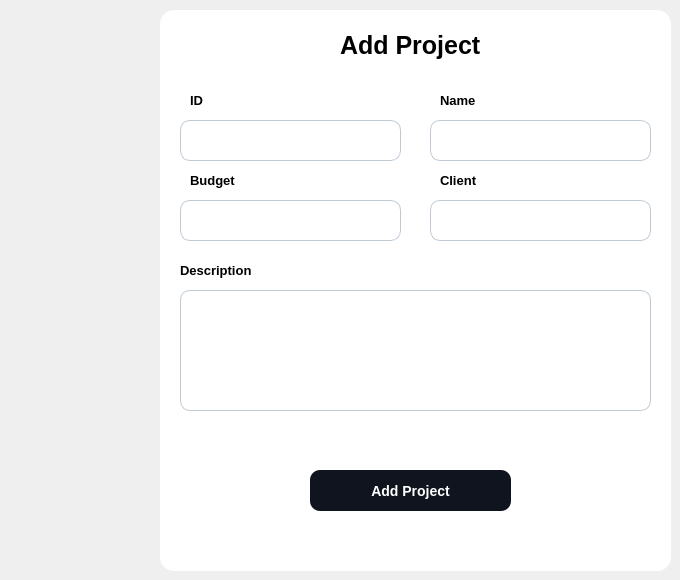
              <widget class="QWidget" name="page_10">
               <widget class="QGroupBox" name="groupBox_2">
                <property name="geometry">
                 <rect>
                  <x>160</x>
                  <y>10</y>
                  <width>511</width>
                  <height>561</height>
                 </rect>
                </property>
                <property name="styleSheet">
                 <string notr="true">background-color :white ; 
border-radius :14px ; 
border: 0 px ; 	</string>
                </property>
                <property name="title">
                 <string/>
                </property>
                <widget class="QLabel" name="title1_3">
                 <property name="geometry">
                  <rect>
                   <x>180</x>
                   <y>20</y>
                   <width>161</width>
                   <height>31</height>
                  </rect>
                 </property>
                 <property name="styleSheet">
                  <string notr="true">QLabel {
	font-size: 25px ; 
	font-weight:bold ; 
	
}</string>
                 </property>
                 <property name="text">
                  <string>Add Project</string>
                 </property>
                </widget>
                <widget class="QLabel" name="label_14">
                 <property name="geometry">
                  <rect>
                   <x>30</x>
                   <y>80</y>
                   <width>21</width>
                   <height>21</height>
                  </rect>
                 </property>
                 <property name="styleSheet">
                  <string notr="true">font-size:13px;
font-weight:bold ; </string>
                 </property>
                 <property name="text">
                  <string>ID</string>
                 </property>
                </widget>
                <widget class="QLabel" name="label_15">
                 <property name="geometry">
                  <rect>
                   <x>280</x>
                   <y>80</y>
                   <width>41</width>
                   <height>21</height>
                  </rect>
                 </property>
                 <property name="styleSheet">
                  <string notr="true">font-size:13px;
font-weight:bold ; </string>
                 </property>
                 <property name="text">
                  <string>Name</string>
                 </property>
                </widget>
                <widget class="QLineEdit" name="ID_projet">
                 <property name="geometry">
                  <rect>
                   <x>20</x>
                   <y>110</y>
                   <width>221</width>
                   <height>41</height>
                  </rect>
                 </property>
                 <property name="styleSheet">
                  <string notr="true">QLineEdit {
	background-color:white ; 
	border-radius:10px ; 
	font-size:13px ; 
	padding-left : 15px ; 
	border:1px solid #BFC9D3 ; 
}</string>
                 </property>
                </widget>
                <widget class="QLineEdit" name="name_projet">
                 <property name="geometry">
                  <rect>
                   <x>270</x>
                   <y>110</y>
                   <width>221</width>
                   <height>41</height>
                  </rect>
                 </property>
                 <property name="styleSheet">
                  <string notr="true">QLineEdit {
	background-color:white ; 
	border-radius:10px ; 
	font-size:13px ; 
	padding-left : 15px ; 
	border:1px solid #BFC9D3 ; 
}</string>
                 </property>
                </widget>
                <widget class="QLabel" name="label_16">
                 <property name="geometry">
                  <rect>
                   <x>30</x>
                   <y>160</y>
                   <width>51</width>
                   <height>21</height>
                  </rect>
                 </property>
                 <property name="styleSheet">
                  <string notr="true">font-size:13px;
font-weight:bold ; </string>
                 </property>
                 <property name="text">
                  <string>Budget</string>
                 </property>
                </widget>
                <widget class="QLabel" name="label_17">
                 <property name="geometry">
                  <rect>
                   <x>280</x>
                   <y>160</y>
                   <width>61</width>
                   <height>21</height>
                  </rect>
                 </property>
                 <property name="styleSheet">
                  <string notr="true">font-size:13px;
font-weight:bold ; </string>
                 </property>
                 <property name="text">
                  <string>Client</string>
                 </property>
                </widget>
                <widget class="QLineEdit" name="client_projet">
                 <property name="geometry">
                  <rect>
                   <x>270</x>
                   <y>190</y>
                   <width>221</width>
                   <height>41</height>
                  </rect>
                 </property>
                 <property name="styleSheet">
                  <string notr="true">QLineEdit {
	background-color:white ; 
	border-radius:10px ; 
	font-size:13px ; 
	padding-left : 15px ; 
	border:1px solid #BFC9D3 ; 

}</string>
                 </property>
                </widget>
                <widget class="QLabel" name="label_18">
                 <property name="geometry">
                  <rect>
                   <x>20</x>
                   <y>250</y>
                   <width>81</width>
                   <height>21</height>
                  </rect>
                 </property>
                 <property name="styleSheet">
                  <string notr="true">font-size:13px;
font-weight:bold ; </string>
                 </property>
                 <property name="text">
                  <string>Description</string>
                 </property>
                </widget>
                <widget class="QTextEdit" name="desc_projet">
                 <property name="geometry">
                  <rect>
                   <x>20</x>
                   <y>280</y>
                   <width>471</width>
                   <height>121</height>
                  </rect>
                 </property>
                 <property name="styleSheet">
                  <string notr="true">QTextEdit{
	background-color:white ; 
	border-radius:10px ; 
	font-size:13px ; 
	padding : 15px 0 0 15px ; 
	border:1px solid #BFC9D3 ; 

}</string>
                 </property>
                </widget>
                <widget class="QPushButton" name="add_projet">
                 <property name="geometry">
                  <rect>
                   <x>150</x>
                   <y>460</y>
                   <width>201</width>
                   <height>41</height>
                  </rect>
                 </property>
                 <property name="cursor">
                  <cursorShape>PointingHandCursor</cursorShape>
                 </property>
                 <property name="styleSheet">
                  <string notr="true">QPushButton {
	background-color:#0F141E ; 
	border-radius:10px ; 
	color : white ; 
	font-size:14px ; 
	font-weight:bold; 
}

QPushButton::hover {
	background-color:#4AC7EA ; 
	color:white ; 
}</string>
                 </property>
                 <property name="text">
                  <string>Add Project</string>
                 </property>
                </widget>
                <widget class="QLineEdit" name="budget_projet">
                 <property name="geometry">
                  <rect>
                   <x>20</x>
                   <y>190</y>
                   <width>221</width>
                   <height>41</height>
                  </rect>
                 </property>
                 <property name="styleSheet">
                  <string notr="true">QLineEdit {
	background-color:white ; 
	border-radius:10px ; 
	font-size:13px ; 
	padding-left : 15px ; 
	border:1px solid #BFC9D3 ; 

}</string>
                 </property>
                </widget>
               </widget>
              </widget>
